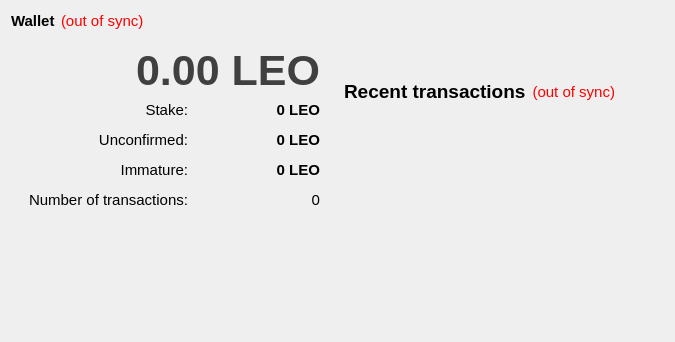
<?xml version="1.0" encoding="UTF-8"?>
<ui version="4.0">
 <class>OverviewPage</class>
 <widget class="QWidget" name="OverviewPage">
  <property name="geometry">
   <rect>
    <x>0</x>
    <y>0</y>
    <width>675</width>
    <height>342</height>
   </rect>
  </property>
  <property name="font">
   <font>
    <pointsize>11</pointsize>
   </font>
  </property>
  <property name="windowTitle">
   <string>Form</string>
  </property>
  <layout class="QHBoxLayout" name="horizontalLayout">
   <item>
    <layout class="QVBoxLayout" name="verticalLayout_2">
     <item>
      <layout class="QHBoxLayout" name="horizontalLayout_4">
       <item>
        <widget class="QLabel" name="label_5">
         <property name="font">
          <font>
           <pointsize>11</pointsize>
           <weight>75</weight>
           <bold>true</bold>
          </font>
         </property>
         <property name="text">
          <string>Wallet</string>
         </property>
        </widget>
       </item>
       <item>
        <widget class="QLabel" name="labelWalletStatus">
         <property name="toolTip">
          <string>The displayed information may be out of date. Your wallet automatically synchronizes with the LEOcoin network after a connection is established, but this process has not completed yet.</string>
         </property>
         <property name="styleSheet">
          <string notr="true">QLabel { color: red; }</string>
         </property>
         <property name="text">
          <string notr="true">(out of sync)</string>
         </property>
         <property name="alignment">
          <set>Qt::AlignLeading|Qt::AlignLeft|Qt::AlignVCenter</set>
         </property>
        </widget>
       </item>
       <item>
        <spacer name="horizontalSpacer_2">
         <property name="orientation">
          <enum>Qt::Horizontal</enum>
         </property>
         <property name="sizeHint" stdset="0">
          <size>
           <width>40</width>
           <height>20</height>
          </size>
         </property>
        </spacer>
       </item>
      </layout>
     </item>
     <item>
      <widget class="QFrame" name="frame">
       <property name="frameShape">
        <enum>QFrame::NoFrame</enum>
       </property>
       <property name="frameShadow">
        <enum>QFrame::Raised</enum>
       </property>
       <layout class="QVBoxLayout" name="verticalLayout_4">
        <item>
         <layout class="QHBoxLayout" name="horizontalLayout_3" stretch="0">
          <property name="sizeConstraint">
           <enum>QLayout::SetMinimumSize</enum>
          </property>
          <property name="topMargin">
           <number>0</number>
          </property>
          <item>
           <widget class="QLabel" name="labelBalance">
            <property name="palette">
             <palette>
              <active>
               <colorrole role="WindowText">
                <brush brushstyle="SolidPattern">
                 <color alpha="255">
                  <red>65</red>
                  <green>64</green>
                  <blue>65</blue>
                 </color>
                </brush>
               </colorrole>
               <colorrole role="Text">
                <brush brushstyle="SolidPattern">
                 <color alpha="255">
                  <red>64</red>
                  <green>65</green>
                  <blue>64</blue>
                 </color>
                </brush>
               </colorrole>
               <colorrole role="ButtonText">
                <brush brushstyle="SolidPattern">
                 <color alpha="255">
                  <red>65</red>
                  <green>64</green>
                  <blue>65</blue>
                 </color>
                </brush>
               </colorrole>
              </active>
              <inactive>
               <colorrole role="WindowText">
                <brush brushstyle="SolidPattern">
                 <color alpha="255">
                  <red>65</red>
                  <green>64</green>
                  <blue>65</blue>
                 </color>
                </brush>
               </colorrole>
               <colorrole role="Text">
                <brush brushstyle="SolidPattern">
                 <color alpha="255">
                  <red>64</red>
                  <green>65</green>
                  <blue>64</blue>
                 </color>
                </brush>
               </colorrole>
               <colorrole role="ButtonText">
                <brush brushstyle="SolidPattern">
                 <color alpha="255">
                  <red>65</red>
                  <green>64</green>
                  <blue>65</blue>
                 </color>
                </brush>
               </colorrole>
              </inactive>
              <disabled>
               <colorrole role="WindowText">
                <brush brushstyle="SolidPattern">
                 <color alpha="255">
                  <red>65</red>
                  <green>64</green>
                  <blue>65</blue>
                 </color>
                </brush>
               </colorrole>
               <colorrole role="Text">
                <brush brushstyle="SolidPattern">
                 <color alpha="255">
                  <red>65</red>
                  <green>64</green>
                  <blue>65</blue>
                 </color>
                </brush>
               </colorrole>
               <colorrole role="ButtonText">
                <brush brushstyle="SolidPattern">
                 <color alpha="255">
                  <red>65</red>
                  <green>64</green>
                  <blue>65</blue>
                 </color>
                </brush>
               </colorrole>
              </disabled>
             </palette>
            </property>
            <property name="font">
             <font>
              <pointsize>32</pointsize>
              <weight>75</weight>
              <bold>true</bold>
             </font>
            </property>
            <property name="cursor">
             <cursorShape>IBeamCursor</cursorShape>
            </property>
            <property name="toolTip">
             <string>Your current balance</string>
            </property>
            <property name="styleSheet">
             <string notr="true">color: rgb(65, 64, 65);</string>
            </property>
            <property name="text">
             <string notr="true">0.00 LEO</string>
            </property>
            <property name="alignment">
             <set>Qt::AlignRight|Qt::AlignTrailing|Qt::AlignVCenter</set>
            </property>
            <property name="textInteractionFlags">
             <set>Qt::LinksAccessibleByMouse|Qt::TextSelectableByKeyboard|Qt::TextSelectableByMouse</set>
            </property>
           </widget>
          </item>
         </layout>
        </item>
        <item>
         <layout class="QFormLayout" name="formLayout_2">
          <property name="fieldGrowthPolicy">
           <enum>QFormLayout::AllNonFixedFieldsGrow</enum>
          </property>
          <property name="horizontalSpacing">
           <number>12</number>
          </property>
          <property name="verticalSpacing">
           <number>12</number>
          </property>
          <item row="1" column="0">
           <widget class="QLabel" name="label_6">
            <property name="minimumSize">
             <size>
              <width>168</width>
              <height>0</height>
             </size>
            </property>
            <property name="maximumSize">
             <size>
              <width>168</width>
              <height>16777215</height>
             </size>
            </property>
            <property name="text">
             <string>Stake:</string>
            </property>
            <property name="alignment">
             <set>Qt::AlignRight|Qt::AlignTrailing|Qt::AlignVCenter</set>
            </property>
           </widget>
          </item>
          <item row="1" column="1">
           <widget class="QLabel" name="labelStake">
            <property name="font">
             <font>
              <weight>75</weight>
              <bold>true</bold>
             </font>
            </property>
            <property name="cursor">
             <cursorShape>IBeamCursor</cursorShape>
            </property>
            <property name="toolTip">
             <string>Total of coins that was staked, and do not yet count toward the current balance</string>
            </property>
            <property name="text">
             <string notr="true">0 LEO</string>
            </property>
            <property name="alignment">
             <set>Qt::AlignRight|Qt::AlignTrailing|Qt::AlignVCenter</set>
            </property>
            <property name="margin">
             <number>4</number>
            </property>
            <property name="textInteractionFlags">
             <set>Qt::LinksAccessibleByMouse|Qt::TextSelectableByKeyboard|Qt::TextSelectableByMouse</set>
            </property>
           </widget>
          </item>
          <item row="2" column="0">
           <widget class="QLabel" name="label_3">
            <property name="minimumSize">
             <size>
              <width>168</width>
              <height>0</height>
             </size>
            </property>
            <property name="maximumSize">
             <size>
              <width>168</width>
              <height>16777215</height>
             </size>
            </property>
            <property name="text">
             <string>Unconfirmed:</string>
            </property>
            <property name="alignment">
             <set>Qt::AlignRight|Qt::AlignTrailing|Qt::AlignVCenter</set>
            </property>
           </widget>
          </item>
          <item row="2" column="1">
           <widget class="QLabel" name="labelUnconfirmed">
            <property name="font">
             <font>
              <weight>75</weight>
              <bold>true</bold>
             </font>
            </property>
            <property name="cursor">
             <cursorShape>IBeamCursor</cursorShape>
            </property>
            <property name="toolTip">
             <string>Total of transactions that have yet to be confirmed, and do not yet count toward the current balance</string>
            </property>
            <property name="text">
             <string notr="true">0 LEO</string>
            </property>
            <property name="alignment">
             <set>Qt::AlignRight|Qt::AlignTrailing|Qt::AlignVCenter</set>
            </property>
            <property name="margin">
             <number>4</number>
            </property>
            <property name="textInteractionFlags">
             <set>Qt::LinksAccessibleByMouse|Qt::TextSelectableByKeyboard|Qt::TextSelectableByMouse</set>
            </property>
           </widget>
          </item>
          <item row="3" column="0">
           <widget class="QLabel" name="labelImmatureText">
            <property name="minimumSize">
             <size>
              <width>168</width>
              <height>0</height>
             </size>
            </property>
            <property name="maximumSize">
             <size>
              <width>168</width>
              <height>16777215</height>
             </size>
            </property>
            <property name="text">
             <string>Immature:</string>
            </property>
            <property name="alignment">
             <set>Qt::AlignRight|Qt::AlignTrailing|Qt::AlignVCenter</set>
            </property>
           </widget>
          </item>
          <item row="3" column="1">
           <widget class="QLabel" name="labelImmature">
            <property name="font">
             <font>
              <weight>75</weight>
              <bold>true</bold>
             </font>
            </property>
            <property name="toolTip">
             <string>Mined balance that has not yet matured</string>
            </property>
            <property name="text">
             <string notr="true">0 LEO</string>
            </property>
            <property name="alignment">
             <set>Qt::AlignRight|Qt::AlignTrailing|Qt::AlignVCenter</set>
            </property>
            <property name="margin">
             <number>4</number>
            </property>
            <property name="textInteractionFlags">
             <set>Qt::LinksAccessibleByMouse|Qt::TextSelectableByKeyboard|Qt::TextSelectableByMouse</set>
            </property>
           </widget>
          </item>
          <item row="4" column="0">
           <widget class="QLabel" name="label_2">
            <property name="minimumSize">
             <size>
              <width>168</width>
              <height>0</height>
             </size>
            </property>
            <property name="maximumSize">
             <size>
              <width>168</width>
              <height>16777215</height>
             </size>
            </property>
            <property name="text">
             <string>Number of transactions:</string>
            </property>
            <property name="alignment">
             <set>Qt::AlignRight|Qt::AlignTrailing|Qt::AlignVCenter</set>
            </property>
           </widget>
          </item>
          <item row="4" column="1">
           <widget class="QLabel" name="labelNumTransactions">
            <property name="toolTip">
             <string>Total number of transactions in wallet</string>
            </property>
            <property name="text">
             <string notr="true">0</string>
            </property>
            <property name="alignment">
             <set>Qt::AlignRight|Qt::AlignTrailing|Qt::AlignVCenter</set>
            </property>
            <property name="margin">
             <number>4</number>
            </property>
           </widget>
          </item>
         </layout>
        </item>
       </layout>
      </widget>
     </item>
     <item>
      <spacer name="verticalSpacer">
       <property name="orientation">
        <enum>Qt::Vertical</enum>
       </property>
       <property name="sizeType">
        <enum>QSizePolicy::Expanding</enum>
       </property>
       <property name="sizeHint" stdset="0">
        <size>
         <width>20</width>
         <height>6</height>
        </size>
       </property>
      </spacer>
     </item>
    </layout>
   </item>
   <item>
    <layout class="QVBoxLayout" name="verticalLayout_3">
     <item>
      <spacer name="verticalSpacer_3">
       <property name="orientation">
        <enum>Qt::Vertical</enum>
       </property>
       <property name="sizeType">
        <enum>QSizePolicy::Fixed</enum>
       </property>
       <property name="sizeHint" stdset="0">
        <size>
         <width>20</width>
         <height>60</height>
        </size>
       </property>
      </spacer>
     </item>
     <item>
      <widget class="QFrame" name="frame_2">
       <property name="frameShape">
        <enum>QFrame::NoFrame</enum>
       </property>
       <property name="frameShadow">
        <enum>QFrame::Raised</enum>
       </property>
       <layout class="QVBoxLayout" name="verticalLayout">
        <item>
         <layout class="QHBoxLayout" name="horizontalLayout_2">
          <item>
           <widget class="QLabel" name="label_4">
            <property name="font">
             <font>
              <pointsize>14</pointsize>
             </font>
            </property>
            <property name="text">
             <string>&lt;b&gt;Recent transactions&lt;/b&gt;</string>
            </property>
           </widget>
          </item>
          <item>
           <widget class="QLabel" name="labelTransactionsStatus">
            <property name="toolTip">
             <string>The displayed information may be out of date. Your wallet automatically synchronizes with the LEOcoin network after a connection is established, but this process has not completed yet.</string>
            </property>
            <property name="styleSheet">
             <string notr="true">QLabel { color: red; }</string>
            </property>
            <property name="text">
             <string notr="true">(out of sync)</string>
            </property>
            <property name="alignment">
             <set>Qt::AlignRight|Qt::AlignTrailing|Qt::AlignVCenter</set>
            </property>
           </widget>
          </item>
          <item>
           <spacer name="horizontalSpacer">
            <property name="orientation">
             <enum>Qt::Horizontal</enum>
            </property>
            <property name="sizeHint" stdset="0">
             <size>
              <width>40</width>
              <height>20</height>
             </size>
            </property>
           </spacer>
          </item>
         </layout>
        </item>
        <item>
         <widget class="QListView" name="listTransactions">
          <property name="styleSheet">
           <string notr="true">QListView { background: transparent; }</string>
          </property>
          <property name="frameShape">
           <enum>QFrame::NoFrame</enum>
          </property>
          <property name="verticalScrollBarPolicy">
           <enum>Qt::ScrollBarAlwaysOff</enum>
          </property>
          <property name="horizontalScrollBarPolicy">
           <enum>Qt::ScrollBarAlwaysOff</enum>
          </property>
          <property name="selectionMode">
           <enum>QAbstractItemView::NoSelection</enum>
          </property>
         </widget>
        </item>
       </layout>
      </widget>
     </item>
     <item>
      <spacer name="verticalSpacer_2">
       <property name="orientation">
        <enum>Qt::Vertical</enum>
       </property>
       <property name="sizeType">
        <enum>QSizePolicy::Expanding</enum>
       </property>
       <property name="sizeHint" stdset="0">
        <size>
         <width>20</width>
         <height>16</height>
        </size>
       </property>
      </spacer>
     </item>
    </layout>
   </item>
  </layout>
 </widget>
 <resources/>
 <connections/>
</ui>
